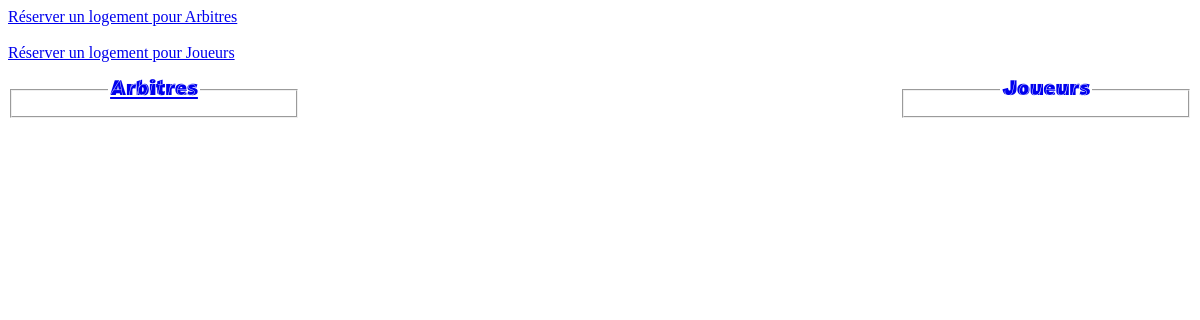
Page /Views/view_accueil.php on the earlier database version.
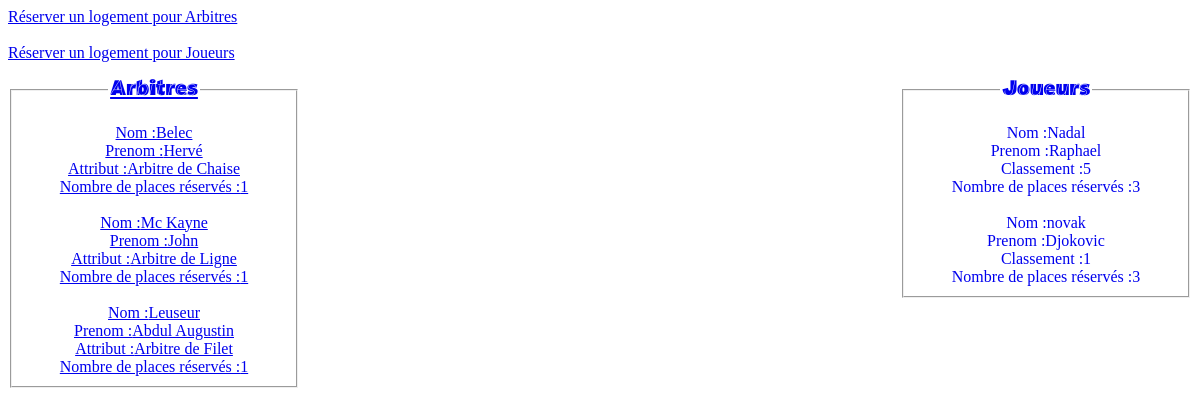
Same page on the later database version.
### tables this page shows
CREATE TABLE IF NOT EXISTS `joueurs` (
  `idJoueur` int(11) NOT NULL AUTO_INCREMENT,
  `nomJoueur` varchar(30) NOT NULL,
  `prenomJoueur` varchar(30) NOT NULL,
  `classementJoueur` int(11) NOT NULL,
  `nbr_lits_reserv` int(11) NOT NULL,
  PRIMARY KEY (`idJoueur`)
);

CREATE TABLE IF NOT EXISTS `arbitres` (
  `idArbitre` int(11) NOT NULL AUTO_INCREMENT,
  `nomArbitre` varchar(30) NOT NULL,
  `prenomArbitre` varchar(30) NOT NULL,
  `attributArbitre` varchar(40) NOT NULL,
  `nbr_lits_reserv` int(11) NOT NULL,
  PRIMARY KEY (`idArbitre`)
);

### Views/view_accueil.php (the view, shortened to what this page needs)
<section id="container">
<link rel= "stylesheet" type="text/css" href="../Web/CSS/Fichier-css.css" />
<HTML>
<HEAD>
<div id="bouton">
	<a href="reservation_arbitres.php"> <div href="reservation_arbitres.php" class="button">Réserver un logement pour Arbitres</div>
</div>
<br>
<div id="bouton">
	<a href="reservation_joueurs.php"> <div class="button">Réserver un logement pour Joueurs</div>
</div>
 <br>
<div id="joueurs">
	<fieldset style="text-align:center;width:260px">
	<legend style="font-size:21px; font-family:'J.M.Nexus-Black'; font-weight:bold;">Joueurs</legend>
	<?php
	function Connect_db(){
      $host="localhost";
      $user="root";
      $password="";
      $dbname="hebergement";
  try {
       $bdd=new PDO('mysql:host='.$host.';dbname='.$dbname.
                    ';charset=utf8',$user,$password);
       return $bdd;
      } catch (Exception $e) {
       die('Erreur : Ca marche pas'.$e->getMessage());
  }
 }
$bdd=Connect_db();
$query=$bdd->prepare('SELECT *
					   FROM joueurs'
					   );
 $query->execute();
while($data = $query->fetch()) {
	echo('<br>');
	echo('Nom :'.$data['nomJoueur']);
	echo('<br>');
	echo('Prenom :'.$data['prenomJoueur']);
	echo('<br>');
	echo('Classement :'.$data['classementJoueur']);
	echo('<br>');
	echo('Nombre de places réservés :'.$data['nbr_lits_reserv']);
	echo('<br>');
 }
?>
</div>
<div id="arbitres">
	<fieldset style="text-align:center;width:260px">
	<legend style="font-size:21px; font-family:'J.M.Nexus-Black'; font-weight:bold;">Arbitres</legend>
	<?php
$bdd=Connect_db();
$query=$bdd->prepare('SELECT *
					   FROM arbitres'
					   );
 $query->execute();
while($data = $query->fetch()) {
	echo('<br>');
	echo('Nom :'.$data['nomArbitre']);
	echo('<br>');
	echo('Prenom :'.$data['prenomArbitre']);
	echo('<br>');
	echo('Attribut :'.$data['attributArbitre']);
	echo('<br>');
	echo('Nombre de places réservés :'.$data['nbr_lits_reserv']);
	echo('<br>');
 }
?>
	</fieldset>
</div>
</BODY>
</HTML>
</section>

### Web/CSS/Fichier-css.css (style rules this page uses)
#joueurs { float : right; }

Differences in the rows shown:
added joueurs: nomJoueur "Nadal", prenomJoueur "Raphael", classementJoueur "5", nbr_lits_reserv "3"
added joueurs: nomJoueur "novak", prenomJoueur "Djokovic", classementJoueur "1", nbr_lits_reserv "3"
added arbitres: nomArbitre "Belec", prenomArbitre "Hervé", attributArbitre "Arbitre de Chaise", nbr_lits_reserv "1"
added arbitres: nomArbitre "Mc Kayne", prenomArbitre "John", attributArbitre "Arbitre de Ligne", nbr_lits_reserv "1"
added arbitres: nomArbitre "Leuseur", prenomArbitre "Abdul Augustin", attributArbitre "Arbitre de Filet", nbr_lits_reserv "1"
